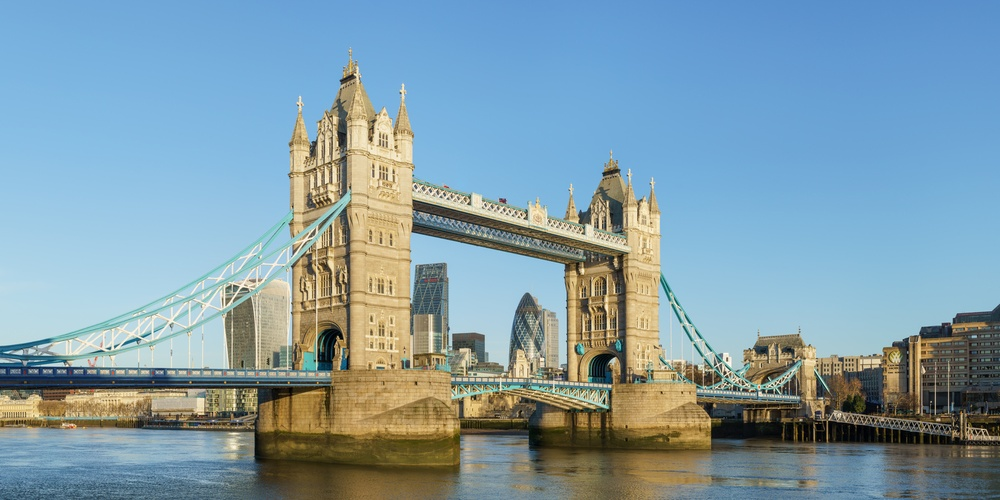
#> input picture Tower_Bridge_from_Shad_Thames.jpg, 1000 x 500 px, shrunk from 1600 x 800 before the run, found by its file name
$ python log.py
#> lines starting #> are read from the running program, lines starting #| are printed output that depends on the picture
import cv2
import numpy as np
import matplotlib.pyplot as plt


# Function to apply log transformation
def apply_log_transform(image):
    # Convert the image to float32 to prevent data loss
    img_float32 = np.float32(image)

    # Apply the log transformation
    log_image = cv2.log(1 + img_float32)

    # Normalize the image to the range [0, 255]
    cv2.normalize(log_image, log_image, 0, 255, cv2.NORM_MINMAX)

    # Convert back to 8-bit image
    log_image = np.uint8(log_image)

    return log_image


# Load an image from file
image_path = '/content/drive/MyDrive/Intellipaat/Computer_Vision/Data/Tower_Bridge_from_Shad_Thames.jpg'

input_image = cv2.imread(image_path, cv2.IMREAD_GRAYSCALE)
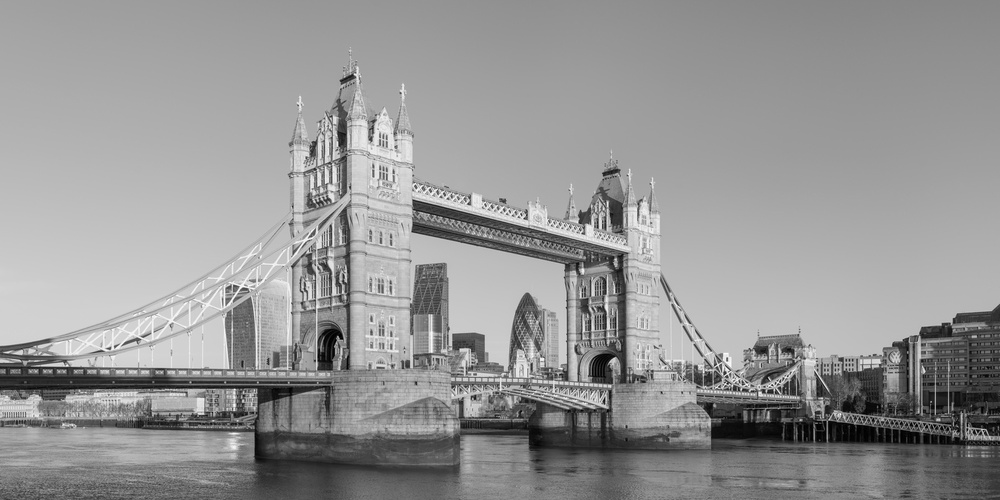
#> input_image: shape (500, 1000); min 0, max 255, mean 149

# Check if the image is loaded properly
if input_image is None:
    print("Error: Could not open or find the image.")
else:
    # Apply log transformation
    log_transformed_image = apply_log_transform(input_image)
#> in apply_log_transform, `log_image = cv2.log(1 + img_float32)`:
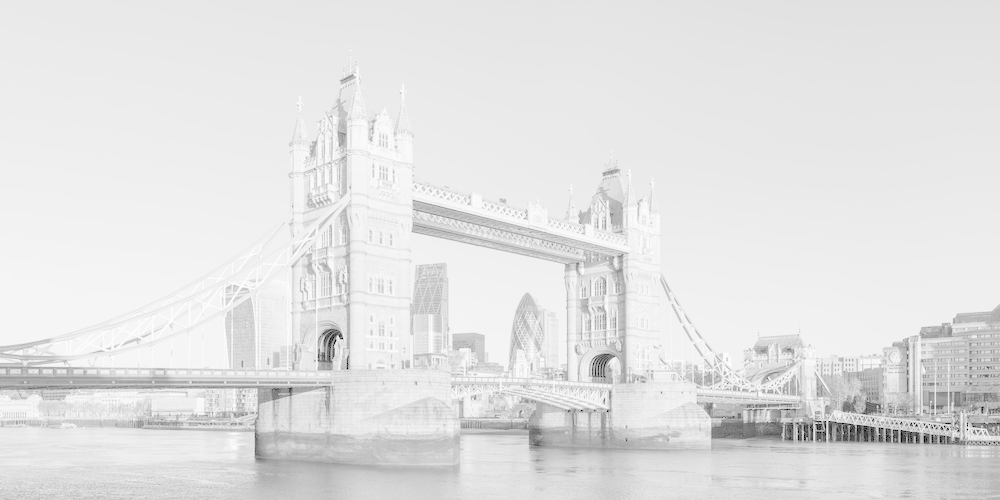
#> log_image: shape (500, 1000) float32; min 0, max 5.55, mean 4.94; drawn with min black and max white

    # Display the original and transformed images using matplotlib
    plt.figure(figsize=(10, 5))

    plt.subplot(2, 1, 1)
    plt.title('Original Image')
    plt.imshow(input_image, cmap='gray')

    plt.subplot(2, 1, 2)
    plt.title('Log Transformed Image')
    plt.imshow(log_transformed_image, cmap='gray')

    # Adjust the spacing between the two subplots
    plt.subplots_adjust(hspace=0.5)  # Increase hspace for vertical space

    plt.show()
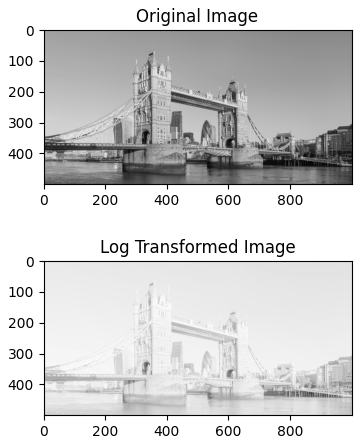
#> figure drawn by matplotlib, 2 panels

$ run again, with A-Sample-Chess-Board.jpg copied over Tower_Bridge_from_Shad_Thames.jpg
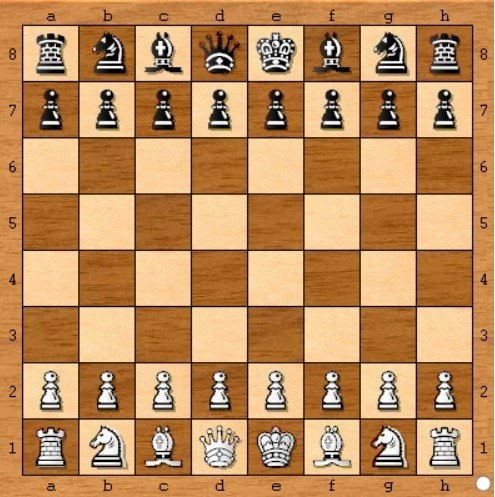
#> input picture A-Sample-Chess-Board.jpg, 495 x 497 px, found by its file name
#> in apply_log_transform, `log_image = cv2.log(1 + img_float32)`:
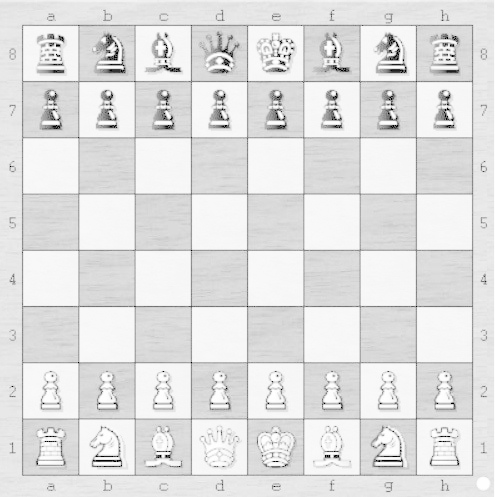
#> log_image: shape (497, 495) float32; min 0, max 5.55, mean 4.9; drawn with min black and max white
#> `plt.show()`:
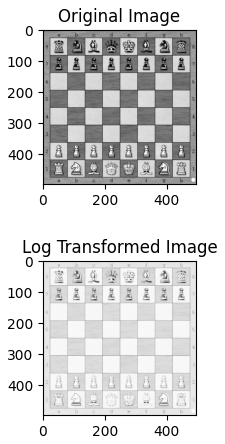
#> figure drawn by matplotlib, 2 panels
